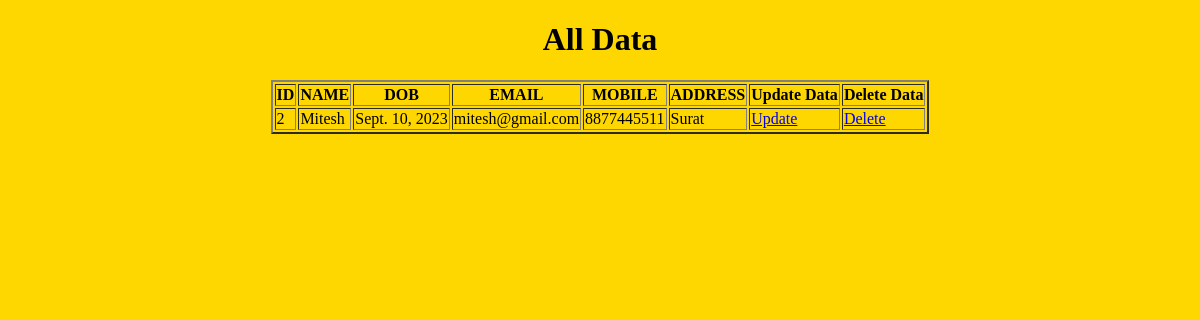
/showdata/, run on an earlier commit of the app's database.
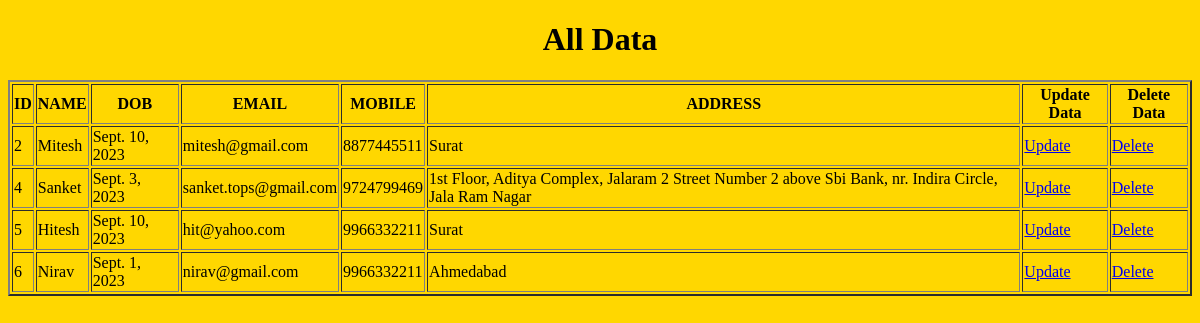
And on a later commit of the database.
### myapp/models.py (models this page shows)
class studinfo(models.Model):
    name=models.CharField(max_length=20)
    email=models.EmailField()
    dob=models.DateField()
    mobile=models.BigIntegerField()
    address=models.TextField()
    def __str__(self) -> str:
        return self.name

### myapp/views.py (the view)
# urls.py: path('showdata/',views.showdata,name='showdata'),
def showdata(request):
    stdata=studinfo.objects.all()
    return render(request,'showdata.html',{'stdata':stdata})

### templates/showdata.html (shortened to what this page needs)
<!DOCTYPE html>
<html lang="en">
<head>
</head>
<body bgcolor="gold">
    <center><h1>All Data</h1></center>
    <table border="2" align="center">
        <tr>
            <th>ID</th>
            <th>NAME</th>
            <th>DOB</th>
            <th>EMAIL</th>
            <th>MOBILE</th>
            <th>ADDRESS</th>
            <th>Update Data</th>
            <th>Delete Data</th>
        </tr>
        {% for i in stdata %}
        <tr>
            <td>{{i.id}}</td>
            <td>{{i.name}}</td>
            <td>{{i.dob}}</td>
            <td>{{i.email}}</td>
            <td>{{i.mobile}}</td>
            <td>{{i.address}}</td>
            <td><a href="/updatedata/{{i.id}}">Update</a></td>
            <td><a href="/deletedata/{{i.id}}">Delete</a></td>
        </tr>
        {% endfor %}
    </table>
</body>
</html>

What changed in the data, as far as the page shows it:
added studinfo: id "4", name "Sanket", dob "Sept. 3, 2023", email "sanket.tops@gmail.com", mobile "9724799469", address "1st Floor, Aditya Complex, Jalaram 2 Street Number 2 above Sbi Bank, nr. Indira Circle, Jala Ram Nagar"
added studinfo: id "5", name "Hitesh", dob "Sept. 10, 2023", email "hit@yahoo.com", mobile "9966332211", address "Surat"
added studinfo: id "6", name "Nirav", dob "Sept. 1, 2023", email "nirav@gmail.com", mobile "9966332211", address "Ahmedabad"
